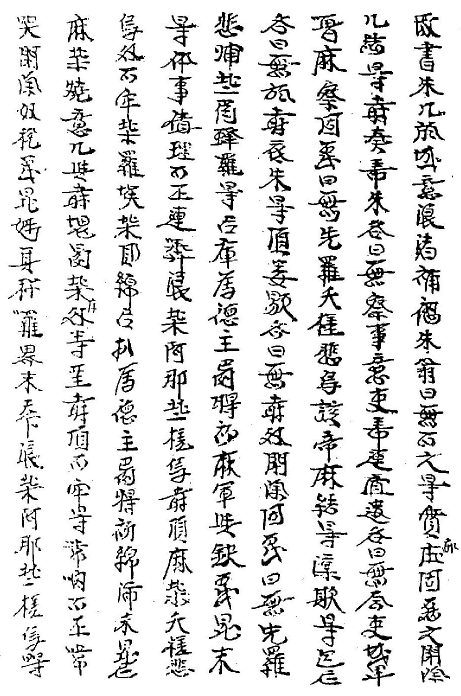
#> input picture midterm/Label/image_label/Prj_19_CLC_CAC THANH TRUYEN THANG 5 GIROLAMO MAIORICA - AI_page026.png, 922 x 1391 px (shown at 1/2 size); its folder holds 4 pictures in this run
$ python thunhoanh.py
#> lines starting #> are read from the running program, lines starting #| are printed output that depends on the picture
import os
from PIL import Image

def resize_image(image_path, max_size=1200, output_file=None):
#> called with max_size = 1200
    with Image.open(image_path) as img:
#> img is the input picture: PIL image 922x1391 RGB; min 0, max 255, mean 222.2
        width, height = img.size
#> width = 922; height = 1391
        total_size = width + height
#> total_size = 2313

        if total_size > max_size:
            scale_factor = max_size / total_size
#> scale_factor = 0.519
            new_width = int(width * scale_factor)
#> new_width = 478
            new_height = int(height * scale_factor)
#> new_height = 721
            img = img.resize((new_width, new_height), Image.LANCZOS)
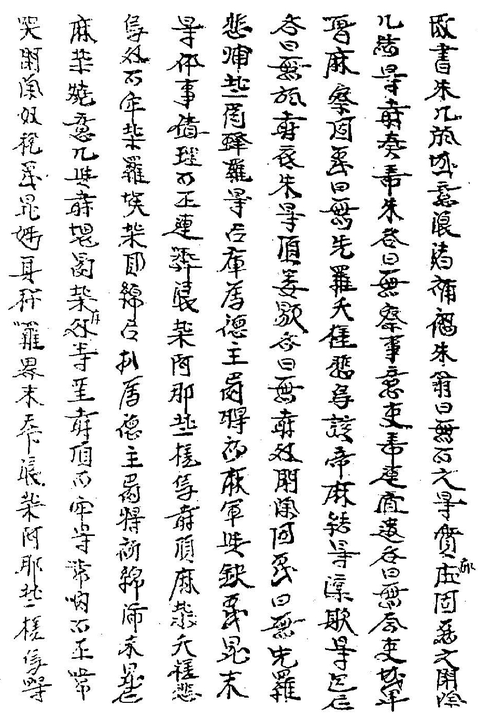
#> img: PIL image 478x721 RGB; min 0, max 255, mean 221.9
            img.save(image_path)
            print(f"Resized image '{image_path}' to {new_width}x{new_height}")
#| Resized image '../../Label/image_label/Prj_19_CLC_CAC THANH TRUYEN THANG 5 GIROLAMO MAIORICA - AI_page026.png' to 478x721

            if output_file:
                output_file.write(f"{os.path.basename(image_path)}\n")
        else:
            print(f"Image '{image_path}' does not need resizing.")

def process_images_in_directory(directory_path, output_txt_path):
    with open(output_txt_path, 'w') as output_file:
        for filename in os.listdir(directory_path):
            if filename.lower().endswith(('png', 'jpg', 'jpeg', 'bmp', 'gif')):
                image_path = os.path.join(directory_path, filename)
                resize_image(image_path, output_file=output_file)
#> pass 2 of the loop in process_images_in_directory, `for filename in os.listdir(directory_path):`:
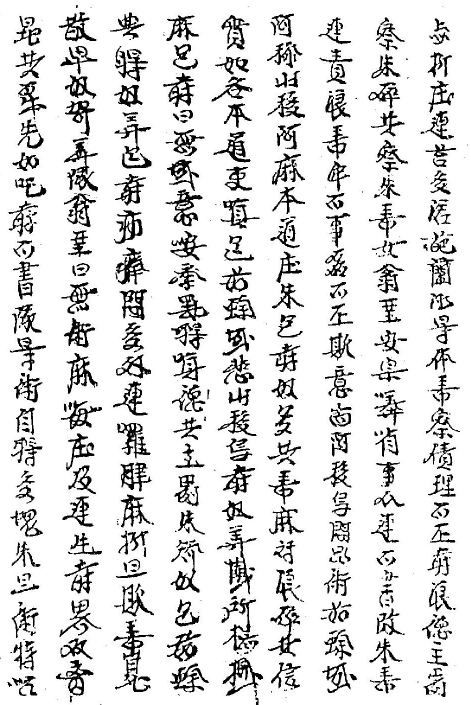
#> input picture midterm/Label/image_label/Prj_19_CLC_CAC THANH TRUYEN THANG 5 GIROLAMO MAIORICA - AI_page032.png, 942 x 1410 px (shown at 1/2 size)
#> in resize_image, img is the input picture: PIL image 942x1410 RGB; min 0, max 255, mean 219.4
#> in resize_image (call 2), `img = img.resize((new_width, new_height), Image.LANCZOS)`:
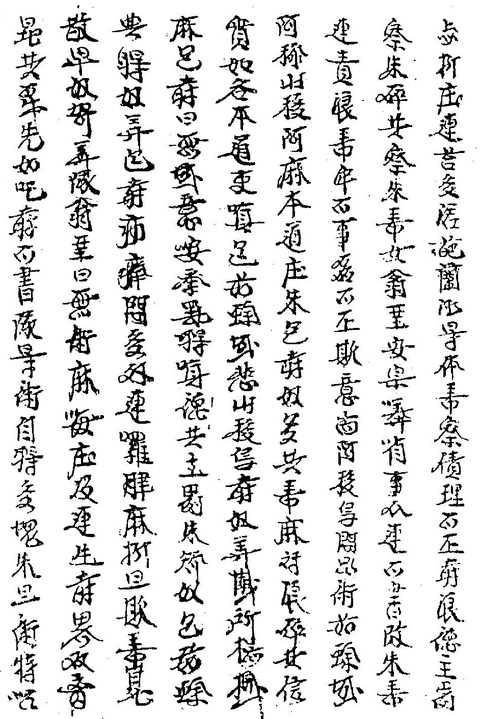
#> img: PIL image 480x719 RGB; min 0, max 255, mean 219.2
#| Resized image '../../Label/image_label/Prj_19_CLC_CAC THANH TRUYEN THANG 5 GIROLAMO MAIORICA - AI_page032.png' to 480x719
#> pass 3 of the loop in process_images_in_directory, `for filename in os.listdir(directory_path):`:
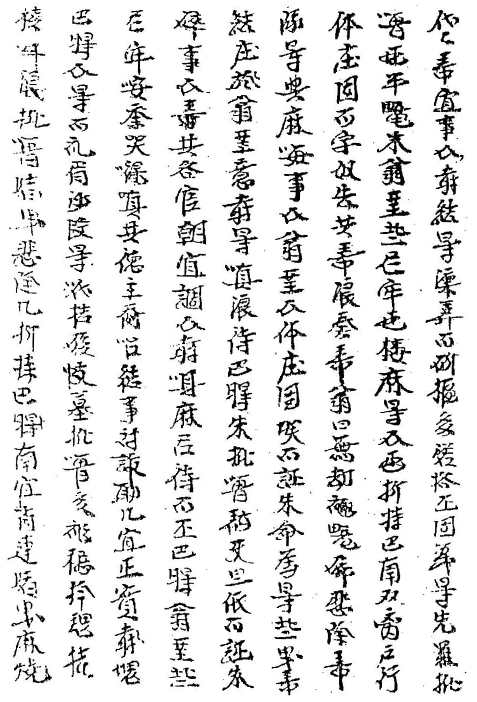
#> input picture midterm/Label/image_label/Prj_19_CLC_CAC THANH TRUYEN THANG 5 GIROLAMO MAIORICA - AI_page078.png, 953 x 1404 px (shown at 1/2 size)
#> in resize_image, img is the input picture: PIL image 953x1404 RGB; min 0, max 255, mean 224
#> in resize_image (call 3), `img = img.resize((new_width, new_height), Image.LANCZOS)`:
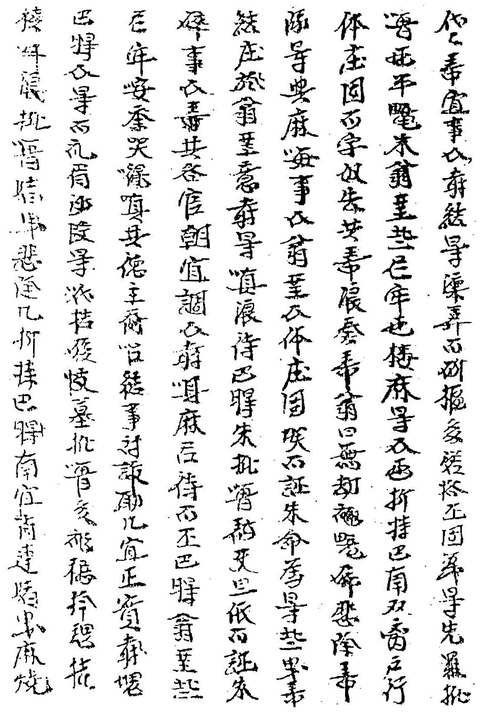
#> img: PIL image 485x714 RGB; min 0, max 255, mean 223.8
#| Resized image '../../Label/image_label/Prj_19_CLC_CAC THANH TRUYEN THANG 5 GIROLAMO MAIORICA - AI_page078.png' to 485x714
#> the loop made 4 passes; the first 3 are shown

# Thay đường dẫn bằng thư mục chứa hình ảnh và file txt của bạn
directory_path = '../../Label/image_label'
output_txt_path = '../../Label/resized_images.txt'

process_images_in_directory(directory_path, output_txt_path)
